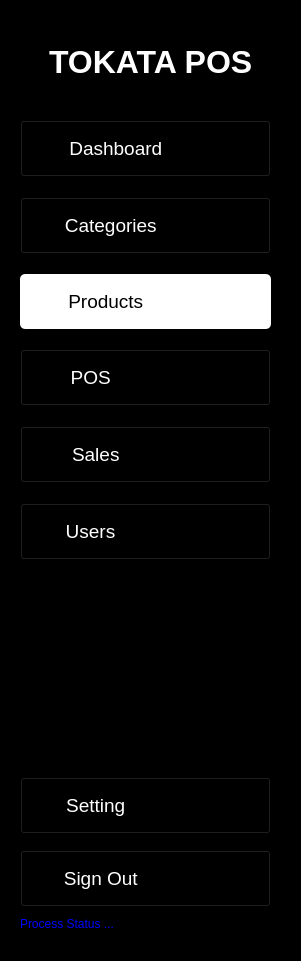
      <widget class="QWidget" name="sidebar_menu" native="true">
       <property name="minimumSize">
        <size>
         <width>301</width>
         <height>961</height>
        </size>
       </property>
       <property name="maximumSize">
        <size>
         <width>301</width>
         <height>1000</height>
        </size>
       </property>
       <property name="styleSheet">
        <string notr="true">background-color:black;
color: white;</string>
       </property>
       <widget class="QWidget" name="widget" native="true">
        <property name="geometry">
         <rect>
          <x>-10</x>
          <y>20</y>
          <width>291</width>
          <height>81</height>
         </rect>
        </property>
        <widget class="QWidget" name="layoutWidget">
         <property name="geometry">
          <rect>
           <x>22</x>
           <y>10</y>
           <width>241</width>
           <height>63</height>
          </rect>
         </property>
         <layout class="QHBoxLayout" name="horizontalLayout_6">
          <item>
           <widget class="QLabel" name="logo_icon">
            <property name="maximumSize">
             <size>
              <width>61</width>
              <height>61</height>
             </size>
            </property>
            <property name="text">
             <string/>
            </property>
            <property name="pixmap">
             <pixmap>../assets/logo/white-logo.png</pixmap>
            </property>
            <property name="scaledContents">
             <bool>true</bool>
            </property>
           </widget>
          </item>
          <item>
           <widget class="QLabel" name="logo_name">
            <property name="minimumSize">
             <size>
              <width>170</width>
              <height>0</height>
             </size>
            </property>
            <property name="font">
             <font>
              <pointsize>24</pointsize>
              <weight>75</weight>
              <bold>true</bold>
             </font>
            </property>
            <property name="autoFillBackground">
             <bool>false</bool>
            </property>
            <property name="text">
             <string>TOKATA POS</string>
            </property>
            <property name="scaledContents">
             <bool>false</bool>
            </property>
           </widget>
          </item>
         </layout>
        </widget>
       </widget>
       <widget class="QWidget" name="layoutWidget">
        <property name="geometry">
         <rect>
          <x>10</x>
          <y>110</y>
          <width>271</width>
          <height>831</height>
         </rect>
        </property>
        <layout class="QVBoxLayout" name="verticalLayout_3">
         <property name="spacing">
          <number>10</number>
         </property>
         <property name="sizeConstraint">
          <enum>QLayout::SetDefaultConstraint</enum>
         </property>
         <property name="leftMargin">
          <number>10</number>
         </property>
         <property name="topMargin">
          <number>10</number>
         </property>
         <property name="rightMargin">
          <number>10</number>
         </property>
         <property name="bottomMargin">
          <number>10</number>
         </property>
         <item>
          <layout class="QVBoxLayout" name="verticalLayout">
           <property name="spacing">
            <number>10</number>
           </property>
           <property name="bottomMargin">
            <number>10</number>
           </property>
           <item>
            <widget class="QPushButton" name="dashboard_button">
             <property name="font">
              <font>
               <pointsize>14</pointsize>
              </font>
             </property>
             <property name="styleSheet">
              <string notr="true">QPushButton{
	padding-left: -70px;
	height: 55px;
	margin-bottom: 10px;
}

QPushButton:hover{
	background-color: rgba(228, 228, 228, 51);
	border-radius: 5px;
	color: rgb(0, 144, 251);
}

QPushButton:checked{
	background-color: white;
	border-radius: 5px;
	color: black;
}</string>
             </property>
             <property name="text">
              <string>  Dashboard</string>
             </property>
             <property name="icon">
              <iconset>
               <normaloff>../assets/icon/dashboard1.png</normaloff>../assets/icon/dashboard1.png</iconset>
             </property>
             <property name="iconSize">
              <size>
               <width>40</width>
               <height>40</height>
              </size>
             </property>
             <property name="checkable">
              <bool>true</bool>
             </property>
             <property name="checked">
              <bool>false</bool>
             </property>
             <property name="autoExclusive">
              <bool>true</bool>
             </property>
            </widget>
           </item>
           <item>
            <widget class="QPushButton" name="categories_button">
             <property name="font">
              <font>
               <pointsize>14</pointsize>
              </font>
             </property>
             <property name="styleSheet">
              <string notr="true">QPushButton{
	padding-left: -80px;
	height: 55px;
	margin-bottom: 10px;
}

QPushButton:hover{
	background-color: rgba(228, 228, 228, 51);
	border-radius: 5px;
	color: rgb(0, 144, 251);
}

QPushButton:checked{
	background-color: white;
	border-radius: 5px;
	color: black;
}</string>
             </property>
             <property name="text">
              <string>  Categories</string>
             </property>
             <property name="icon">
              <iconset>
               <normaloff>../assets/icon/justified_14025554.png</normaloff>../assets/icon/justified_14025554.png</iconset>
             </property>
             <property name="iconSize">
              <size>
               <width>40</width>
               <height>40</height>
              </size>
             </property>
             <property name="checkable">
              <bool>true</bool>
             </property>
             <property name="checked">
              <bool>false</bool>
             </property>
             <property name="autoExclusive">
              <bool>true</bool>
             </property>
            </widget>
           </item>
           <item>
            <widget class="QPushButton" name="products_button">
             <property name="font">
              <font>
               <pointsize>14</pointsize>
              </font>
             </property>
             <property name="styleSheet">
              <string notr="true">QPushButton{
	padding-left: -90px;
	height: 55px;
	margin-bottom: 10px;
}

QPushButton:hover{
	background-color: rgba(228, 228, 228, 51);
	border-radius: 5px;
	color: rgb(0, 144, 251);
}

QPushButton:checked{
	background-color: white;
	border-radius: 5px;
	color: black;
}</string>
             </property>
             <property name="text">
              <string>  Products</string>
             </property>
             <property name="icon">
              <iconset>
               <normaloff>../assets/icon/new-product_1260039.png</normaloff>../assets/icon/new-product_1260039.png</iconset>
             </property>
             <property name="iconSize">
              <size>
               <width>40</width>
               <height>40</height>
              </size>
             </property>
             <property name="checkable">
              <bool>true</bool>
             </property>
             <property name="checked">
              <bool>true</bool>
             </property>
             <property name="autoExclusive">
              <bool>true</bool>
             </property>
            </widget>
           </item>
           <item>
            <widget class="QPushButton" name="pos_button">
             <property name="font">
              <font>
               <pointsize>14</pointsize>
              </font>
             </property>
             <property name="styleSheet">
              <string notr="true">QPushButton{
	padding-left: -120px;
	height: 55px;
	margin-bottom: 10px;
}

QPushButton:hover{
	background-color: rgba(228, 228, 228, 51);
	border-radius: 5px;
	color: rgb(0, 144, 251);
}

QPushButton:checked{
	background-color: white;
	border-radius: 5px;
	color: black;
}</string>
             </property>
             <property name="text">
              <string>  POS</string>
             </property>
             <property name="icon">
              <iconset>
               <normaloff>../assets/icon/terminal-card_7207784.png</normaloff>../assets/icon/terminal-card_7207784.png</iconset>
             </property>
             <property name="iconSize">
              <size>
               <width>40</width>
               <height>40</height>
              </size>
             </property>
             <property name="checkable">
              <bool>true</bool>
             </property>
             <property name="checked">
              <bool>false</bool>
             </property>
             <property name="autoExclusive">
              <bool>true</bool>
             </property>
            </widget>
           </item>
           <item>
            <widget class="QPushButton" name="sales_button">
             <property name="font">
              <font>
               <pointsize>14</pointsize>
              </font>
             </property>
             <property name="styleSheet">
              <string notr="true">QPushButton{
	padding-left: -110px;
	height: 55px;
	margin-bottom: 10px;
}

QPushButton:hover{
	background-color: rgba(228, 228, 228, 51);
	border-radius: 5px;
	color: rgb(0, 144, 251);
}


QPushButton:checked{
	background-color: white;
	border-radius: 5px;
	color: black;
}</string>
             </property>
             <property name="text">
              <string>  Sales</string>
             </property>
             <property name="icon">
              <iconset>
               <normaloff>../assets/icon/graph_13601119.png</normaloff>../assets/icon/graph_13601119.png</iconset>
             </property>
             <property name="iconSize">
              <size>
               <width>40</width>
               <height>40</height>
              </size>
             </property>
             <property name="checkable">
              <bool>true</bool>
             </property>
             <property name="checked">
              <bool>false</bool>
             </property>
             <property name="autoExclusive">
              <bool>true</bool>
             </property>
            </widget>
           </item>
           <item>
            <widget class="QPushButton" name="users_button">
             <property name="font">
              <font>
               <pointsize>14</pointsize>
              </font>
             </property>
             <property name="styleSheet">
              <string notr="true">QPushButton{
	padding-left: -110px;
	height: 55px;
	margin-bottom: 10px;
}

QPushButton:hover{
	background-color: rgba(228, 228, 228, 51);
	border-radius: 5px;
	color: rgb(0, 144, 251);
}


QPushButton:checked{
	background-color: white;
	border-radius: 5px;
	color: black;
}</string>
             </property>
             <property name="text">
              <string>Users</string>
             </property>
             <property name="icon">
              <iconset>
               <normaloff>../assets/icon/users.png</normaloff>../assets/icon/users.png</iconset>
             </property>
             <property name="iconSize">
              <size>
               <width>40</width>
               <height>40</height>
              </size>
             </property>
             <property name="checkable">
              <bool>true</bool>
             </property>
             <property name="checked">
              <bool>false</bool>
             </property>
             <property name="autoExclusive">
              <bool>true</bool>
             </property>
            </widget>
           </item>
          </layout>
         </item>
         <item>
          <spacer name="verticalSpacer">
           <property name="orientation">
            <enum>Qt::Vertical</enum>
           </property>
           <property name="sizeHint" stdset="0">
            <size>
             <width>20</width>
             <height>258</height>
            </size>
           </property>
          </spacer>
         </item>
         <item>
          <layout class="QVBoxLayout" name="verticalLayout_2">
           <property name="spacing">
            <number>6</number>
           </property>
           <item>
            <widget class="QPushButton" name="setting_button">
             <property name="font">
              <font>
               <pointsize>14</pointsize>
              </font>
             </property>
             <property name="styleSheet">
              <string notr="true">QPushButton{
	padding-left: -105px;
	height: 55px;
	margin-bottom: 10px;
}

QPushButton:hover{
	background-color: rgba(228, 228, 228, 51);
	border-radius: 5px;
	color: rgb(0, 144, 251);
}

QPushButton:checked{
	background-color: white;
	border-radius: 5px;
	color: black;
}</string>
             </property>
             <property name="text">
              <string>  Setting </string>
             </property>
             <property name="icon">
              <iconset>
               <normaloff>../assets/icon/setting2.png</normaloff>../assets/icon/setting2.png</iconset>
             </property>
             <property name="iconSize">
              <size>
               <width>40</width>
               <height>40</height>
              </size>
             </property>
             <property name="checkable">
              <bool>true</bool>
             </property>
             <property name="checked">
              <bool>false</bool>
             </property>
             <property name="autoExclusive">
              <bool>true</bool>
             </property>
            </widget>
           </item>
           <item>
            <widget class="QPushButton" name="signout_button">
             <property name="font">
              <font>
               <pointsize>14</pointsize>
              </font>
             </property>
             <property name="styleSheet">
              <string notr="true">QPushButton{
	padding-left: -100px;
	height: 55px;
}

QPushButton:hover{
	background-color: rgba(228, 228, 228, 51);
	border-radius: 5px;
	color: rgb(255, 39, 0);
}

QPushButton:checked{
	background-color: white;
	border-radius: 5px;
	color: black;
}</string>
             </property>
             <property name="text">
              <string>  Sign Out</string>
             </property>
             <property name="icon">
              <iconset>
               <normaloff>../assets/icon/log-out (2).png</normaloff>../assets/icon/log-out (2).png</iconset>
             </property>
             <property name="iconSize">
              <size>
               <width>40</width>
               <height>40</height>
              </size>
             </property>
             <property name="checkable">
              <bool>true</bool>
             </property>
             <property name="checked">
              <bool>false</bool>
             </property>
             <property name="autoExclusive">
              <bool>true</bool>
             </property>
            </widget>
           </item>
          </layout>
         </item>
         <item>
          <widget class="QLabel" name="process_status_Label">
           <property name="styleSheet">
            <string notr="true">color: blue</string>
           </property>
           <property name="text">
            <string>Process Status ...</string>
           </property>
          </widget>
         </item>
        </layout>
       </widget>
      </widget>
